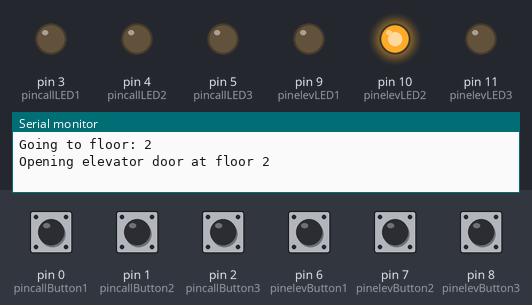
A sketch run on a simulated Arduino Uno, built with avr-gcc and run on an emulated ATmega328P. Parts: output pins drawn as LEDs (lit = HIGH), the last lines printed to the serial monitor. Inputs (shaded band) come from the test bench; at power-on: pin 0 (pincallButton1), pin 1 (pincallButton2), pin 2 (pincallButton3), pin 6 (pinelevButton1), pin 7 (pinelevButton2), pin 8 (pinelevButton3) HIGH.

Above: at 1.2 s.
1.3 s: pin 2 (pincallButton3) pulled LOW for 0.15 s
At 2.1 s:
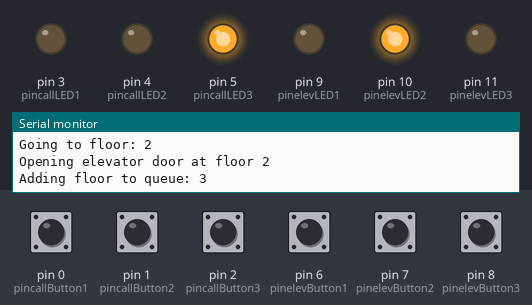
4.4 s: pin 6 (pinelevButton1) pulled LOW for 0.15 s
7.5 s: pin 2 (pincallButton3) pulled LOW for 1 s
At 9.4 s:
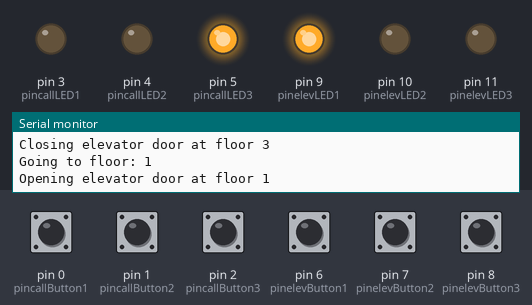
10.0 s: pin 6 (pinelevButton1) pulled LOW for 1 s
At 11.1 s:
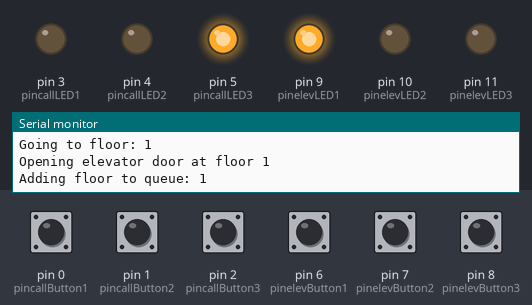
12.5 s: pin 7 (pinelevButton2) pulled LOW for 0.15 s
At 21.0 s:
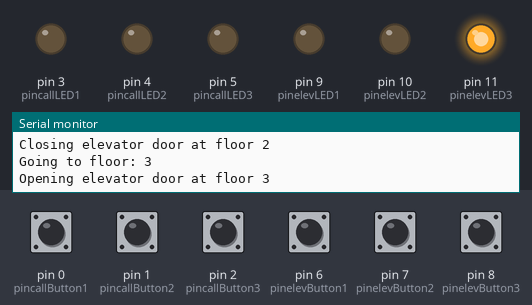
Timing chart, 0 to 21.5 s (numbered marks = the images above; inputs shaded):
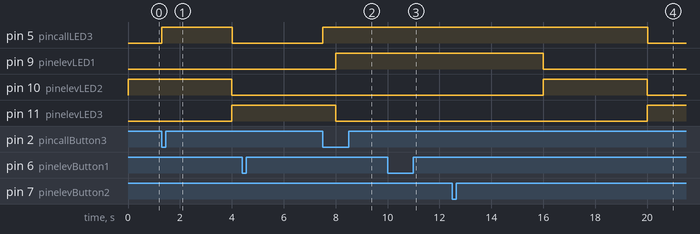

The sketch:

elevator.ino
```cpp
/*    Elevator project

    Dylan Saleh
    Johan Kämpe
    Mjukvaruutecklare inbyggda system
    Kurs Programmering av inbyggda system

    Coding project that simulates an elevator.

   */

/*  For button handling */
#include <Button.h>


/*    Pinout for LEDs and buttons
        callButton:     Button outside of elevator shaft that
                        calls the elevator car to the floor.
        callLED:        LED-signal to indicate that the elevator
                        car is queued to go to that floor.
        elevButtons:    Buttons inside to elevator car, used to move
                        the car to another floor.
        elevLED         LEDs used to indicate on what floor the elevator
                        car is currently at. */
enum {pincallButton1, pincallButton2, pincallButton3,
    pincallLED1, pincallLED2, pincallLED3,
    pinelevButton1, pinelevButton2, pinelevButton3,
    pinelevLED1, pinelevLED2, pinelevLED3
};

/*  Misc macros   */
enum {FALSE, TRUE}; //for buttons
enum {CLOSE, OPEN}; //for doors
enum {NO, YES}; //general

#define NUM_FLOORS 3
#define CAR_MOVEMENT_TIME 2000  //for motor/elevator car simulation
#define DOOR_OPEN_TIME 4000
#define EMERGENCY_SIGNAL_FREQUENCY 5000
#define ELEVATOR_START_FLOOR 2

/*   Placeholder sensors   */
int elevatorCurrentFloor = 3;
int emergencyStopEngaged = 0;   //set to 1 to simulate emergency stop
int emergencySignalEngaged = 0; //set to 1 to simulate emergency signal
int motorRunning = 0;
int doorLocked[NUM_FLOORS];

unsigned long motorTimer; //for motor/elevator car simulation
unsigned long doorTimer;

/*   Elevator car queue  */
int carQueue[NUM_FLOORS];

/*    Init buttons   */
Button callButton1(pincallButton1);
Button callButton2(pincallButton2);
Button callButton3(pincallButton3);
Button elevButton1(pinelevButton1);
Button elevButton2(pinelevButton2);
Button elevButton3(pinelevButton3);

/*    Function prototypes   */
/*    Elevator car function prototypes */
int elevatorFloorPosition();
void moveElevatorToFloor(int floor);
int getButtons(void);

/*   Safety function prototypes  */
int isEmergencyStopEngaged(void);
int isEmergencySignalEngaged(void);
void sendEmergencySignal(void);


/*   LED function prototypes  */
void setIndicatorLED(int floor);
void setCallButtonLEDOn(int floor);
void setCallButtonLEDOff(int floor);

/*   Elevator car queue function prototypes  */
void addToCarQueue(int floor);
void handleCarQueue(void);
void removeFromCarQueue(int floor);

/*  Elevator Door function prototypes */
int isDoorLockeded(int floor);
int doorsLocked(void);
void controlDoor(int floor, int openClose);


/*   Moves elevator car to passed floor    */
void moveElevatorToFloor(int floor){
    /*   If elevator var is not already at the correct floor,
        set elevator car positon to the passed floor number */
    if(floor != elevatorFloorPosition()){
        elevatorCurrentFloor = floor;
    }
    setIndicatorLED(floor);
    controlDoor(floor, OPEN);
    setCallButtonLEDOff(floor);
}

/*   Add floor to elevator car queue  */
void addToCarQueue(int floor){
  for(int i = 0; i < NUM_FLOORS; i++){
    /*  Don't add floor already in queue   */
    if((carQueue[i] == 0) && (carQueue[i] != floor)){
      Serial.print("Adding floor to queue: ");
      Serial.println(floor);
      carQueue[i] = floor;
      break;
    }
  }
}

/*   Remove floor from car queue,
  elevator has arrived at this floor  */
void removeFromCarQueue(int floor){
  for(int i = 0; i < NUM_FLOORS; i++){
    if(carQueue[i] == floor){
      carQueue[i] = 0;
    }
  }
}

/*   Goes to the queued floor, no priority  */
void handleCarQueue(void){
  int nextFloor = 0;
  /*  Gets the next floor in queue */
  for(int i = 0; i < NUM_FLOORS; i++){
    if(carQueue[i] != 0){
      nextFloor = carQueue[i];
      break;
    }
  }

  /*   If queue was not empty, go to floor  */
  if(nextFloor != 0){
    Serial.print("Going to floor: ");
    Serial.println(nextFloor);
    moveElevatorToFloor(nextFloor);
    /*  Remove the floor from queue */
    removeFromCarQueue(nextFloor);
  }
}

/*  Turns elevator car indicator LED on   */
void setIndicatorLED(int floor){
  /*   Turn off LEDs that indicate elevator car position    */
  for(int ledPin = pinelevLED1;
      ledPin < pinelevLED1 + NUM_FLOORS; ledPin++){
        digitalWrite(ledPin, LOW);
  }
  /*   Turn on LED for new elevator car floor positon    */
      digitalWrite(pinelevLED1 + floor - 1, HIGH);
}

/*  Turns call button indicator LED on   */
void setCallButtonLEDOn(int floor){
      digitalWrite(pincallLED1 + floor - 1, HIGH);
}

/*  Turns call button indicator LED on   */
void setCallButtonLEDOff(int floor){
  digitalWrite(pincallLED1 + floor - 1, LOW);
}

/*    Returns elevetor car floor position   */
int elevatorFloorPosition(){
  return elevatorCurrentFloor;
}

/*  Returns 1/0 for emergency stop status   */
int isEmergencyStopEngaged(void){
  return emergencyStopEngaged;
}

/*  Returns 1/0 for emergency signal status   */
int isEmergencySignalEngaged(void){
  return emergencySignalEngaged;
}

/*  Returns 1/0 status of door locks   */
int isDoorLockeded(int floor){
  return doorLocked[floor-1];
}

/*  Returns 1/0 status for all doors locked  */
int doorsLocked(void){
  for(int i = 0; i < NUM_FLOORS; i++){
    if(doorLocked[i] == NO){
      return 0;
    }
  }
  return 1;
}

/*  Controls (opens or closes) the door at a specific floor */
void controlDoor(int floor, int openClose){
  if(openClose == OPEN){
    doorTimer = millis();
    doorLocked[floor-1] = NO;
    Serial.print("Opening elevator door at floor ");
    Serial.println(floor);
  }
  else if(openClose == CLOSE){
    doorLocked[floor-1] = YES;
    Serial.print("Closing elevator door at floor ");
    Serial.println(floor);
  }
}

/*  Placeholder function for sending emergency signal   */
void sendEmergencySignal(void){
  if(millis() % EMERGENCY_SIGNAL_FREQUENCY == 0){
    Serial.println("----------------------------");
    Serial.println("EMERGENCY SIGNAL: BEEP BEEP!");
    Serial.print("Elevator car is at floor: ");
    Serial.println(elevatorFloorPosition());
    Serial.println("----------------------------");
  }
}

void setup(){
    /*   Set pinmode for LED pins and start buttons    */
    for(int i = 0; i < NUM_FLOORS; i++){
      pinMode(pincallLED1 + i, OUTPUT);
      pinMode(pinelevLED1 + i, OUTPUT);
      /*  NULL elevator car queue   */
      carQueue[i] = 0; //Zero is used as empty queue position
      doorLocked[i] = YES;
    }
    /*   Elevator car start floor */
    carQueue[0] = ELEVATOR_START_FLOOR;
    callButton1.begin();
    callButton2.begin();
    callButton3.begin();
    elevButton1.begin();
    elevButton2.begin();
    elevButton3.begin();
    /*  For serial printout debugging/info   */
    Serial.begin(9600);
}

void loop(){
  /*  Run if emergency stop is not engaged */
  if(isEmergencyStopEngaged() == NO){
    if((motorRunning == NO) && (doorsLocked() == YES)){
      motorRunning = YES;
      motorTimer = millis();
      handleCarQueue();
    }
    /*   Simulate motor running  */
    if(millis() - motorTimer > CAR_MOVEMENT_TIME){
      motorRunning = NO;
    }
    /*  Close doors at current elevator floor after timer ends */
    if((millis() - doorTimer > DOOR_OPEN_TIME) &&
        (doorsLocked() == NO)){
          controlDoor(elevatorFloorPosition(), CLOSE);
    }
    int gotoFloor = getButtons();
    if(gotoFloor != 0){
      addToCarQueue(gotoFloor);
    }
  }
  /*   Sends emergency signal if engaged  */
  if(isEmergencySignalEngaged() == YES){
    sendEmergencySignal();
  }
}

/*   Checks elevator car buttons and call buttons
    returns corresponding floor to move elevator car to */
int getButtons(void){
  int gotoFloor = 0;
  /*   Elevator call buttons    */
  if(callButton1.pressed() == TRUE){  gotoFloor = 1;  }
  if(callButton2.pressed() == TRUE){  gotoFloor = 2;  }
  if(callButton3.pressed() == TRUE){  gotoFloor = 3;  }

  /*  Lights call button LED, if pressed   */
  if(gotoFloor != 0){ setCallButtonLEDOn(gotoFloor);  }

  /*   Elevator car buttons    */
  if(elevButton1.pressed() == TRUE){  gotoFloor = 1;  }
  if(elevButton2.pressed() == TRUE){  gotoFloor = 2;  }
  if(elevButton3.pressed() == TRUE){  gotoFloor = 3;  }

  return gotoFloor;
}
```

Measured:
- after the input at 1.3 s, pin 5 (pincallLED3): LOW → HIGH at once, → LOW 2.7 s later; pin 10 (pinelevLED2): HIGH → LOW after 2.7 s; pin 11 (pinelevLED3): LOW → HIGH after 2.7 s
- after the input at 7.5 s, pin 5 (pincallLED3): LOW → HIGH at once
- after the input at 10.0 s, pin 5 (pincallLED3), pin 9 (pinelevLED1): stays HIGH (without the input it goes to LOW after 2.0 s); pin 11 (pinelevLED3): stays LOW (without the input it goes to HIGH after 2.0 s)
- after the input at 12.5 s, pin 5 (pincallLED3): HIGH → LOW after 7.5 s instead of 3.5 s; pin 10 (pinelevLED2): LOW → HIGH after 3.5 s, → LOW 4.0 s later; pin 11 (pinelevLED3): LOW → HIGH after 7.5 s instead of 3.5 s
